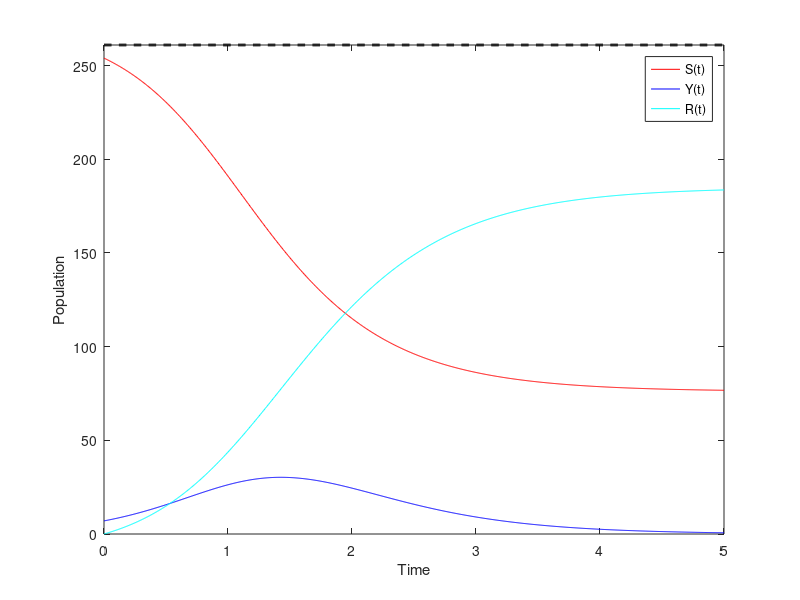
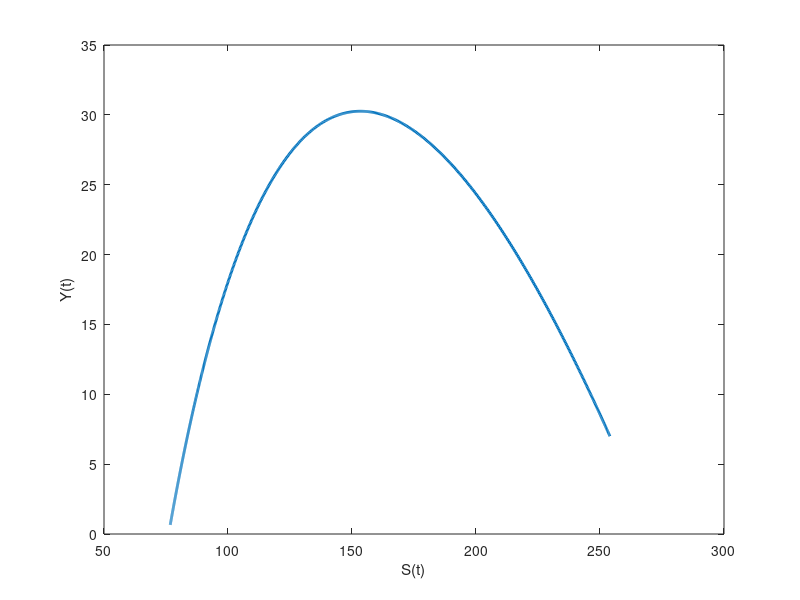

Source code (MATLAB) for these figures, in order:
clear; clc; close all

N = 261;         % Size of the population
I0 = 7;          % Initially infected
S0 = N-I0;       % Number of susceptible individuals
lambda = 0.0178; % Transmission coefficient
gamma = 2.73;    % Recovery rate

% We order the variables as y(t) = [S(t),I(t)]
f = @(t,y) [-lambda*y(1)*y(2); lambda*y(1)*y(2)-gamma*y(2)];
[T,Y] = ode45(@(t,y) f(t,y),linspace(0,5,1000),[S0;I0]);

% We plot the three curves on the same graph
figure(1)
plot(T,Y(:,1),'r-',...
    T,Y(:,2),'b-',...
    T,N-Y(:,1)-Y(:,2),'c-',...
    T,N*ones(size(T)),'k--','LineWidth',2);
xlabel('Time')
ylabel('Population')
legend({'S(t)','Y(t)','R(t)'},'Location','best')
axis tight

figure(2)
plot(Y(:,1),Y(:,2),'LineWidth',2);
xlabel('S(t)');
ylabel('Y(t)');